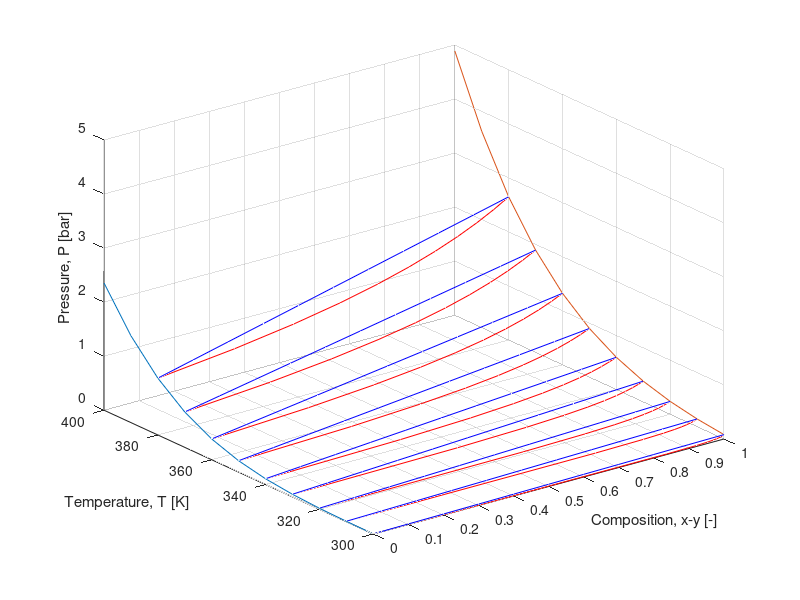

This chart was generated by the following MATLAB code: (Note: this script raises an error after producing the figure.)
%% clear environment
clear
clf('reset')
clc


%% figure configuration
% create figure
fig = figure(1);
view(3);
grid on;
hold on;

% axis
axis([0 1 300 400 0 5]);
xticks(0:0.1:1);

% labels
xlabel('Composition, x-y [-]');
ylabel('Temperature, T [K]');
zlabel('Pressure, P [bar]');


%% parameters / givens 
% define range
n = 11;
x_range = linspace(0, 1, n);
T_range = linspace(300, 400, n);
P_range = linspace(0, 5, n);

% mesh grids for x, T, P
[x, T_mesh] = meshgrid(x_range, T_range);
[x, P_mesh] = meshgrid(x_range, P_range);

% ethanol vapor pressure
p_e = @(T) 10 .^ (4.92531 - 1432.526 ./ (T - 61.819));

% water vapor pressure
p_w = @(T) 10 .^ (3.55959 - 643.748 ./ (T - 198.043));


%% boiling curves for pure components
% pure water (@x=0)
boiling_w = p_w(T_range);
plot3(zeros(1, n), T_range, boiling_w);

% pure ethanol
boiling_e = p_e(T_range);
plot3(ones(1, n), T_range, boiling_e);


%% isothermal diagram
for i=1:n

    % temperature
    T_iso = T_range(i);

    % iso-therm
    if i == n-1
        iso_therm = mesh(x_range, T_iso*ones(n), P_mesh, 'FaceAlpha', 0.75, 'LineStyle', 'none');
    end
    
    % liquidus line
    P = p_w(T_iso) + x_range .* (p_e(T_iso) - p_w(T_iso));
    plot3(x_range, T_iso*ones(1, n), P, 'b');

    % vaporous curve
    y = x_range .* p_e(T_iso) ./ P;
    plot3(y, T_iso*ones(1, n), P, 'r');

end

%% isobaric diagram
% pressure
P_iso = 1;

%iso-bar
iso_bar = mesh(x_range, T_mesh, P_iso*ones(n));
iso_bar.FaceAlpha = 0.75;
iso_bar.LineStyle = 'none';

% calculate the bubble points for all composition range
for i=1:n
   
    x_bp(i) = x_range(i);
    T_bp(i) = fsolve( @(T) ( P_iso - p_e(T).*x_bp(i) - p_w(T).*(1-x_bp(i)) ), 360);
    y_bp(i) = x_bp(i) .* p_e(T_bp(i)) ./ P_iso;
    
end

% liquidus curve
plot3(x_bp, T_bp, P_iso*ones(1, n), 'b--');

% vaporous curve
plot3(y_bp, T_bp, P_iso*ones(1, n), 'r--');


%% surfaces / 3D diagram
% liquidus surface
P = p_w(T_mesh) + x .* (p_e(T_mesh) - p_w(T_mesh));
liq_surf = surf(x, T_mesh, P);
liq_surf.FaceAlpha = 0.5;
liq_surf.LineStyle = 'none';
liq_surf.FaceColor = 'b';

% vaporous surface
y = x .* p_e(T_mesh) ./ P;
vap_surf = surf(y, T_mesh, P);
vap_surf.FaceAlpha = 0.5;
vap_surf.LineStyle = 'none';
vap_surf.FaceColor = 'r';





